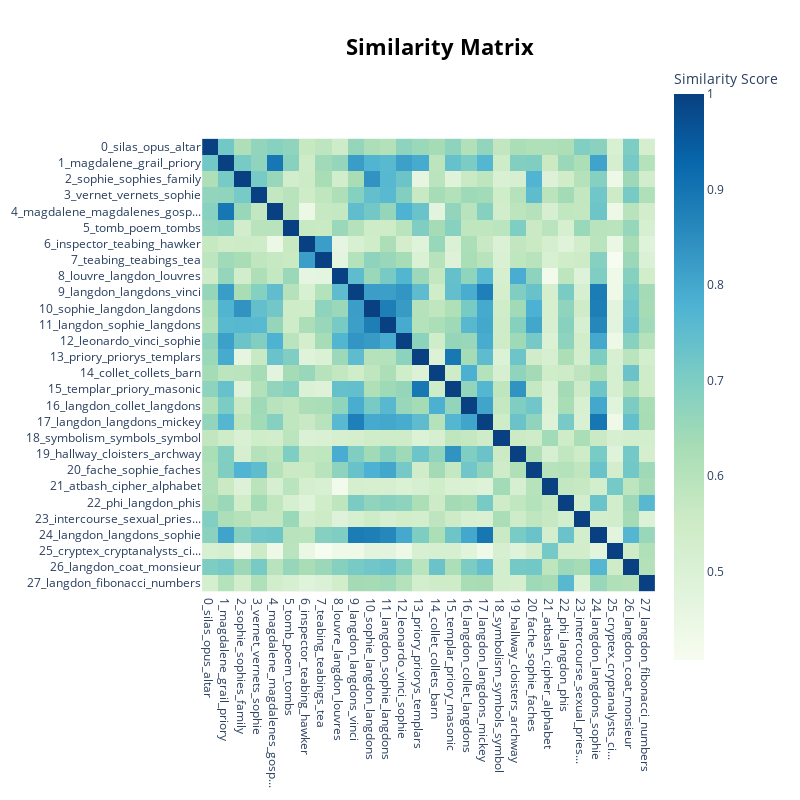

Write notebook code for a chart like this one.
### Code cell
topic_model.visualize_heatmap()

### Figure 1 — Plotly figure (JSON) as saved in the notebook; plotly's stock layout.template omitted (floating-point values rounded to 4 significant figures; data arrays with more than 128 entries replaced by an {"elided": "..."} marker saying what was removed)
{"data": [{"coloraxis": "coloraxis", "hovertemplate": "x: %{x}<br>y: %{y}<br>Similarity Score: %{z}<extra></extra>", "name": "0", "type": "heatmap", "x": ["0_silas_opus_altar", "1_magdalene_grail_priory", "2_sophie_sophies_family", "3_vernet_vernets_sophie", "4_magdalene_magdalenes_gosp...", "5_tomb_poem_tombs", "6_inspector_teabing_hawker", "7_teabing_teabings_tea", "8_louvre_langdon_louvres", "9_langdon_langdons_vinci", "10_sophie_langdon_langdons", "11_langdon_sophie_langdons", "12_leonardo_vinci_sophie", "13_priory_priorys_templars", "14_collet_collets_barn", "15_templar_priory_masonic", "16_langdon_collet_langdons", "17_langdon_langdons_mickey", "18_symbolism_symbols_symbol", "19_hallway_cloisters_archway", "20_fache_sophie_faches", "21_atbash_cipher_alphabet", "22_phi_langdon_phis", "23_intercourse_sexual_pries...", "24_langdon_langdons_sophie", "25_cryptex_cryptanalysts_ci...", "26_langdon_coat_monsieur", "27_langdon_fibonacci_numbers"], "xaxis": "x", "y": ["0_silas_opus_altar", "1_magdalene_grail_priory", "2_sophie_sophies_family", "3_vernet_vernets_sophie", "4_magdalene_magdalenes_gosp...", "5_tomb_poem_tombs", "6_inspector_teabing_hawker", "7_teabing_teabings_tea", "8_louvre_langdon_louvres", "9_langdon_langdons_vinci", "10_sophie_langdon_langdons", "11_langdon_sophie_langdons", "12_leonardo_vinci_sophie", "13_priory_priorys_templars", "14_collet_collets_barn", "15_templar_priory_masonic", "16_langdon_collet_langdons", "17_langdon_langdons_mickey", "18_symbolism_symbols_symbol", "19_hallway_cloisters_archway", "20_fache_sophie_faches", "21_atbash_cipher_alphabet", "22_phi_langdon_phis", "23_intercourse_sexual_pries...", "24_langdon_langdons_sophie", "25_cryptex_cryptanalysts_ci...", "26_langdon_coat_monsieur", "27_langdon_fibonacci_numbers"], "yaxis": "y", "z": {"elided": "28x28 float values"}}], "layout": {"coloraxis": {"colorbar": {"title": {"text": "Similarity Score"}}, "colorscale": [[0, "rgb(247,252,240)"], [0.125, "rgb(224,243,219)"], [0.25, "rgb(204,235,197)"], [0.375, "rgb(168,221,181)"], [0.5, "rgb(123,204,196)"], [0.625, "rgb(78,179,211)"], [0.75, "rgb(43,140,190)"], [0.875, "rgb(8,104,172)"], [1, "rgb(8,64,129)"]]}, "height": 800, "hoverlabel": {"bgcolor": "white", "font": {"family": "Rockwell", "size": 16}}, "legend": {"title": {"text": "Trend"}}, "margin": {"t": 60}, "showlegend": true, "title": {"font": {"color": "Black", "size": 22}, "text": "<b>Similarity Matrix</b>", "x": 0.55, "xanchor": "center", "y": 0.95, "yanchor": "top"}, "width": 800, "xaxis": {"anchor": "y", "constrain": "domain", "domain": [0, 1], "scaleanchor": "y"}, "yaxis": {"anchor": "x", "autorange": "reversed", "constrain": "domain", "domain": [0, 1]}}}
